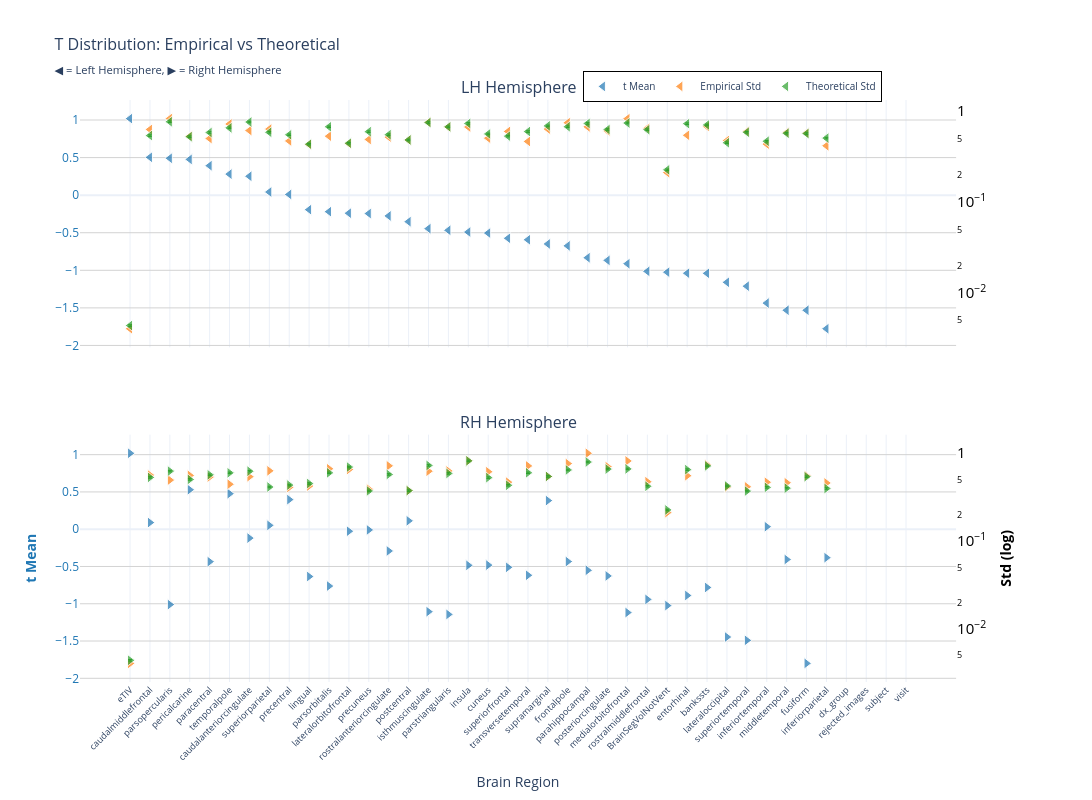
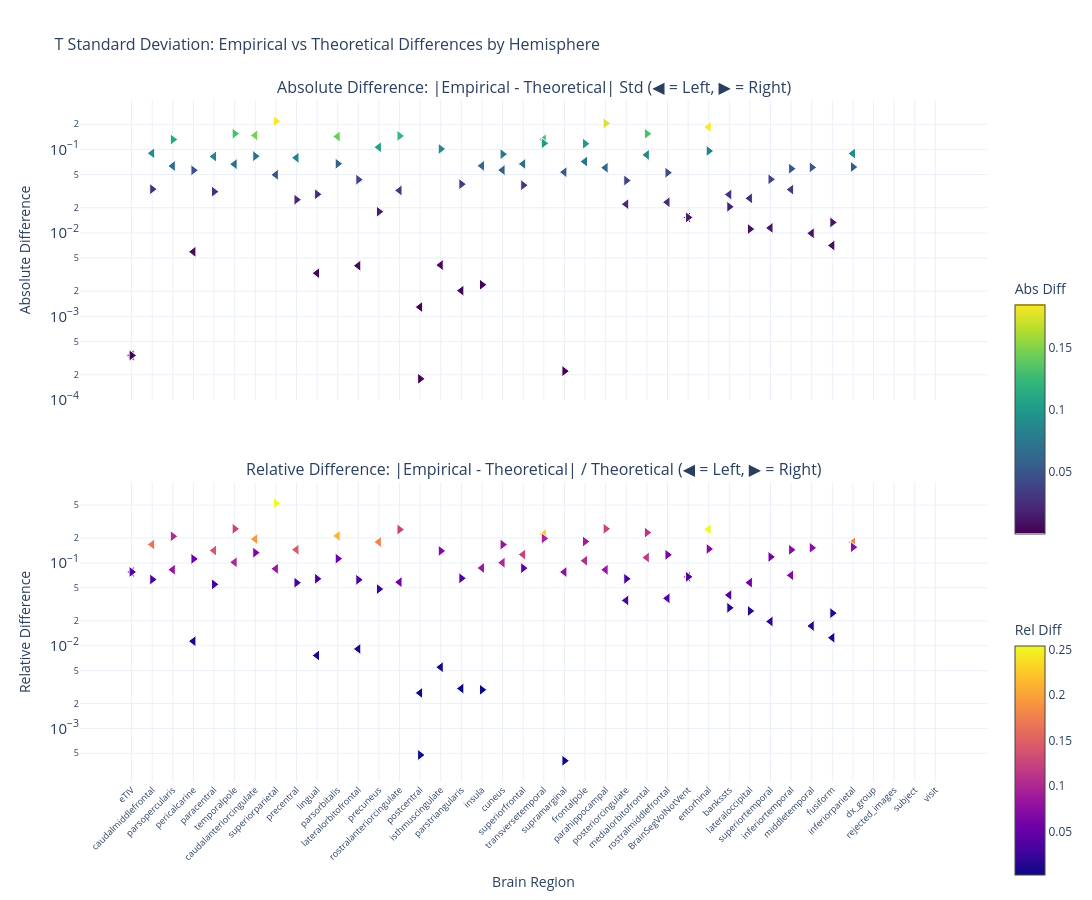

The code cell stored with these charts, in order, in its notebook:
### Markdown cell above
### t-statistic

### Code cell
nu_nav = df_npvr[(df_npvr["study"] == "longitudinal") & (df_npvr["group"] == "HC-PD")]
data_path = stats_dir / f"student_longitudinal_{METRIC}.parquet"
df, stats = get_test_stats(
    data_path,
    stat_functions_F,
    nu_nav,
    hemisphere=True,
    study="longitudinal",
    raw_values=True,
)
show_figure(stats, hemisphere=True, stat_name="t", study="longitudinal", metric=METRIC)

### Figure 1 — Plotly figure (JSON) as saved in the notebook; plotly's stock layout.template omitted (floating-point values rounded to 4 significant figures)
{"data": [{"hovertemplate": "<b>%{x}</b><br>Mean t: %{y:.2f}<br><extra></extra>", "legendgroup": "mean", "marker": {"color": "#1f77b4", "line": {"color": "white", "width": 1}, "opacity": 0.7, "size": 10, "symbol": "triangle-left"}, "mode": "markers", "name": "t Mean", "showlegend": true, "type": "scatter", "x": ["eTIV", "caudalmiddlefrontal", "parsopercularis", "pericalcarine", "paracentral", "temporalpole", "caudalanteriorcingulate", "superiorparietal", "precentral", "lingual", "parsorbitalis", "lateralorbitofrontal", "precuneus", "rostralanteriorcingulate", "postcentral", "isthmuscingulate", "parstriangularis", "insula", "cuneus", "superiorfrontal", "transversetemporal", "supramarginal", "frontalpole", "parahippocampal", "posteriorcingulate", "medialorbitofrontal", "rostralmiddlefrontal", "BrainSegVolNotVent", "entorhinal", "bankssts", "lateraloccipital", "superiortemporal", "inferiortemporal", "middletemporal", "fusiform", "inferiorparietal", "dx_group", "rejected_images", "subject", "visit"], "xaxis": "x", "y": [1.019, 0.5036, 0.4909, 0.4761, 0.3922, 0.2801, 0.2514, 0.04185, 0.009773, -0.1929, -0.2196, -0.2399, -0.2448, -0.2766, -0.3529, -0.4455, -0.4677, -0.4909, -0.5044, -0.5739, -0.5933, -0.6493, -0.6748, -0.8328, -0.8677, -0.9122, -1.014, -1.025, -1.039, -1.04, -1.16, -1.211, -1.436, -1.531, -1.531, -1.777, NaN, NaN, NaN, NaN], "yaxis": "y"}, {"hovertemplate": "<b>%{x}</b><br>Empirical Std: %{y:.3f}<br><extra></extra>", "legendgroup": "empirical", "marker": {"color": "#ff7f0e", "line": {"color": "white", "width": 1}, "opacity": 0.7, "size": 10, "symbol": "triangle-left"}, "mode": "markers", "name": "Empirical Std", "showlegend": true, "type": "scatter", "x": ["eTIV", "caudalmiddlefrontal", "parsopercularis", "pericalcarine", "paracentral", "temporalpole", "caudalanteriorcingulate", "superiorparietal", "precentral", "lingual", "parsorbitalis", "lateralorbitofrontal", "precuneus", "rostralanteriorcingulate", "postcentral", "isthmuscingulate", "parstriangularis", "insula", "cuneus", "superiorfrontal", "transversetemporal", "supramarginal", "frontalpole", "parahippocampal", "posteriorcingulate", "medialorbitofrontal", "rostralmiddlefrontal", "BrainSegVolNotVent", "entorhinal", "bankssts", "lateraloccipital", "superiortemporal", "inferiortemporal", "middletemporal", "fusiform", "inferiorparietal", "dx_group", "rejected_images", "subject", "visit"], "xaxis": "x", "y": [0.004039, 0.6281, 0.827, 0.5294, 0.4995, 0.7209, 0.6117, 0.6346, 0.4697, 0.4296, 0.5298, 0.4397, 0.4877, 0.5183, 0.4805, 0.7534, 0.6692, 0.6688, 0.5046, 0.5977, 0.4636, 0.6345, 0.7448, 0.6711, 0.6052, 0.8257, 0.6482, 0.2106, 0.5424, 0.6758, 0.4746, 0.5968, 0.4335, 0.5811, 0.5735, 0.4156, NaN, NaN, NaN, NaN], "yaxis": "y2"}, {"error_y": {"array": [8.702e-05, 0.01069, 0.01518, 0.0104, 0.01156, 0.013, 0.01508, 0.01162, 0.01091, 0.008602, 0.01336, 0.008816, 0.0118, 0.01094, 0.009572, 0.01489, 0.01334, 0.01455, 0.01115, 0.01054, 0.01184, 0.01367, 0.01338, 0.01454, 0.01246, 0.0147, 0.01242, 0.00449, 0.01446, 0.014, 0.008915, 0.01163, 0.009269, 0.01135, 0.01125, 0.01003, NaN, NaN, NaN, NaN], "arrayminus": [8.529e-05, 0.01048, 0.01488, 0.0102, 0.01133, 0.01274, 0.01478, 0.01139, 0.01069, 0.008431, 0.0131, 0.008642, 0.01157, 0.01072, 0.009382, 0.01459, 0.01307, 0.01426, 0.01093, 0.01034, 0.0116, 0.0134, 0.01311, 0.01425, 0.01222, 0.01441, 0.01217, 0.0044, 0.01417, 0.01372, 0.008739, 0.0114, 0.009086, 0.01112, 0.01103, 0.009834, NaN, NaN, NaN, NaN], "color": "#2ca02c", "thickness": 1, "type": "data", "visible": true, "width": 2}, "hovertemplate": "<b>%{x}</b><br>Theoretical Std: %{y:.3f}<br><extra></extra>", "legendgroup": "theoretical", "marker": {"color": "#2ca02c", "line": {"color": "white", "width": 1}, "opacity": 0.7, "size": 10, "symbol": "triangle-left"}, "mode": "markers", "name": "Theoretical Std", "showlegend": true, "type": "scatter", "x": ["eTIV", "caudalmiddlefrontal", "parsopercularis", "pericalcarine", "paracentral", "temporalpole", "caudalanteriorcingulate", "superiorparietal", "precentral", "lingual", "parsorbitalis", "lateralorbitofrontal", "precuneus", "rostralanteriorcingulate", "postcentral", "isthmuscingulate", "parstriangularis", "insula", "cuneus", "superiorfrontal", "transversetemporal", "supramarginal", "frontalpole", "parahippocampal", "posteriorcingulate", "medialorbitofrontal", "rostralmiddlefrontal", "BrainSegVolNotVent", "entorhinal", "bankssts", "lateraloccipital", "superiortemporal", "inferiortemporal", "middletemporal", "fusiform", "inferiorparietal", "dx_group", "rejected_images", "subject", "visit"], "xaxis": "x", "y": [0.004379, 0.5382, 0.7638, 0.5235, 0.5818, 0.6543, 0.759, 0.585, 0.549, 0.4329, 0.6725, 0.4437, 0.594, 0.5506, 0.4818, 0.7493, 0.6712, 0.7323, 0.5611, 0.5307, 0.5959, 0.6879, 0.6732, 0.7315, 0.6273, 0.7397, 0.6249, 0.226, 0.7276, 0.7046, 0.4487, 0.5853, 0.4665, 0.5712, 0.5664, 0.5049, NaN, NaN, NaN, NaN], "yaxis": "y2"}, {"hovertemplate": "<b>%{x}</b><br>Mean t: %{y:.2f}<br><extra></extra>", "legendgroup": "mean", "marker": {"color": "#1f77b4", "line": {"color": "white", "width": 1}, "opacity": 0.7, "size": 10, "symbol": "triangle-right"}, "mode": "markers", "name": "t Mean", "showlegend": false, "type": "scatter", "x": ["eTIV", "pericalcarine", "temporalpole", "precentral", "supramarginal", "postcentral", "caudalmiddlefrontal", "superiorparietal", "inferiortemporal", "precuneus", "lateralorbitofrontal", "caudalanteriorcingulate", "rostralanteriorcingulate", "inferiorparietal", "middletemporal", "frontalpole", "paracentral", "cuneus", "insula", "superiorfrontal", "parahippocampal", "transversetemporal", "posteriorcingulate", "lingual", "parsorbitalis", "bankssts", "entorhinal", "rostralmiddlefrontal", "parsopercularis", "BrainSegVolNotVent", "isthmuscingulate", "medialorbitofrontal", "parstriangularis", "lateraloccipital", "superiortemporal", "fusiform", "dx_group", "rejected_images", "subject", "visit"], "xaxis": "x2", "y": [1.019, 0.5294, 0.4764, 0.3969, 0.3838, 0.1122, 0.08927, 0.05151, 0.03375, -0.009612, -0.02707, -0.1193, -0.2919, -0.3816, -0.4063, -0.434, -0.4353, -0.4818, -0.4847, -0.5116, -0.5519, -0.6181, -0.6268, -0.6347, -0.7628, -0.7816, -0.8889, -0.9417, -1.011, -1.025, -1.106, -1.118, -1.143, -1.446, -1.491, -1.8, NaN, NaN, NaN, NaN], "yaxis": "y3"}, {"hovertemplate": "<b>%{x}</b><br>Empirical Std: %{y:.3f}<br><extra></extra>", "legendgroup": "empirical", "marker": {"color": "#ff7f0e", "line": {"color": "white", "width": 1}, "opacity": 0.7, "size": 10, "symbol": "triangle-right"}, "mode": "markers", "name": "Empirical Std", "showlegend": false, "type": "scatter", "x": ["eTIV", "pericalcarine", "temporalpole", "precentral", "supramarginal", "postcentral", "caudalmiddlefrontal", "superiorparietal", "inferiortemporal", "precuneus", "lateralorbitofrontal", "caudalanteriorcingulate", "rostralanteriorcingulate", "inferiorparietal", "middletemporal", "frontalpole", "paracentral", "cuneus", "insula", "superiorfrontal", "parahippocampal", "transversetemporal", "posteriorcingulate", "lingual", "parsorbitalis", "bankssts", "entorhinal", "rostralmiddlefrontal", "parsopercularis", "BrainSegVolNotVent", "isthmuscingulate", "medialorbitofrontal", "parstriangularis", "lateraloccipital", "superiortemporal", "fusiform", "dx_group", "rejected_images", "subject", "visit"], "xaxis": "x2", "y": [0.004039, 0.5589, 0.4431, 0.4084, 0.5434, 0.3749, 0.5634, 0.6296, 0.4671, 0.3898, 0.6519, 0.5408, 0.7181, 0.4582, 0.461, 0.7617, 0.5358, 0.6147, 0.8206, 0.4682, 0.9985, 0.7167, 0.7018, 0.4226, 0.6648, 0.7375, 0.5541, 0.4732, 0.4941, 0.2106, 0.6242, 0.8164, 0.6269, 0.4123, 0.4142, 0.5534, NaN, NaN, NaN, NaN], "yaxis": "y4"}, {"error_y": {"array": [8.702e-05, 0.009988, 0.01187, 0.008611, 0.0108, 0.007446, 0.01053, 0.00819, 0.008114, 0.007387, 0.01382, 0.0124, 0.01138, 0.007881, 0.00795, 0.01281, 0.01127, 0.01047, 0.01626, 0.008562, 0.01577, 0.01189, 0.0131, 0.008974, 0.01187, 0.01425, 0.01291, 0.008356, 0.01242, 0.00449, 0.01442, 0.01316, 0.01169, 0.008412, 0.00736, 0.01073, NaN, NaN, NaN, NaN], "arrayminus": [8.529e-05, 0.00979, 0.01164, 0.00844, 0.01059, 0.007298, 0.01032, 0.008027, 0.007953, 0.007241, 0.01354, 0.01215, 0.01116, 0.007725, 0.007793, 0.01256, 0.01104, 0.01026, 0.01593, 0.008392, 0.01545, 0.01165, 0.01284, 0.008796, 0.01164, 0.01396, 0.01266, 0.00819, 0.01218, 0.0044, 0.01413, 0.0129, 0.01146, 0.008245, 0.007214, 0.01052, NaN, NaN, NaN, NaN], "color": "#2ca02c", "thickness": 1, "type": "data", "visible": true, "width": 2}, "hovertemplate": "<b>%{x}</b><br>Theoretical Std: %{y:.3f}<br><extra></extra>", "legendgroup": "theoretical", "marker": {"color": "#2ca02c", "line": {"color": "white", "width": 1}, "opacity": 0.7, "size": 10, "symbol": "triangle-right"}, "mode": "markers", "name": "Theoretical Std", "showlegend": false, "type": "scatter", "x": ["eTIV", "pericalcarine", "temporalpole", "precentral", "supramarginal", "postcentral", "caudalmiddlefrontal", "superiorparietal", "inferiortemporal", "precuneus", "lateralorbitofrontal", "caudalanteriorcingulate", "rostralanteriorcingulate", "inferiorparietal", "middletemporal", "frontalpole", "paracentral", "cuneus", "insula", "superiorfrontal", "parahippocampal", "transversetemporal", "posteriorcingulate", "lingual", "parsorbitalis", "bankssts", "entorhinal", "rostralmiddlefrontal", "parsopercularis", "BrainSegVolNotVent", "isthmuscingulate", "medialorbitofrontal", "parstriangularis", "lateraloccipital", "superiortemporal", "fusiform", "dx_group", "rejected_images", "subject", "visit"], "xaxis": "x2", "y": [0.004379, 0.5027, 0.5975, 0.4334, 0.5436, 0.3747, 0.5299, 0.4122, 0.4084, 0.3718, 0.6953, 0.6238, 0.5729, 0.3967, 0.4001, 0.6447, 0.567, 0.5269, 0.8182, 0.4309, 0.7935, 0.5984, 0.6595, 0.4517, 0.5975, 0.7169, 0.6499, 0.4205, 0.6252, 0.226, 0.7256, 0.6623, 0.5885, 0.4234, 0.3704, 0.5401, NaN, NaN, NaN, NaN], "yaxis": "y4"}], "layout": {"annotations": [{"font": {"size": 16}, "showarrow": false, "text": "LH Hemisphere", "x": 0.47, "xanchor": "center", "xref": "paper", "y": 1.0, "yanchor": "bottom", "yref": "paper"}, {"font": {"size": 16}, "showarrow": false, "text": "RH Hemisphere", "x": 0.47, "xanchor": "center", "xref": "paper", "y": 0.425, "yanchor": "bottom", "yref": "paper"}], "height": 800, "hovermode": "x", "legend": {"bgcolor": "rgba(255, 255, 255, 0.9)", "bordercolor": "black", "borderwidth": 1, "font": {"size": 10}, "orientation": "h", "x": 0.7, "xanchor": "center", "y": 1.05}, "title": {"font": {"size": 16}, "text": "T Distribution: Empirical vs Theoretical<br><sub>◀ = Left Hemisphere, ▶ = Right Hemisphere</sub>"}, "width": 1400, "xaxis": {"anchor": "y", "domain": [0.0, 0.94], "matches": "x2", "showticklabels": false}, "xaxis2": {"anchor": "y3", "domain": [0.0, 0.94], "tickangle": -45, "tickfont": {"size": 9}, "title": {"text": "Brain Region"}}, "yaxis": {"anchor": "x", "domain": [0.575, 1.0], "gridcolor": "lightgray", "showgrid": true, "tickfont": {"color": "#1f77b4"}, "title": {"font": {"color": "#1f77b4"}, "text": ""}}, "yaxis2": {"anchor": "x", "exponentformat": "power", "overlaying": "y", "showgrid": false, "side": "right", "tickfont": {"color": "black"}, "title": {"font": {"color": "black"}, "text": ""}, "type": "log"}, "yaxis3": {"anchor": "x2", "domain": [0.0, 0.425], "gridcolor": "lightgray", "showgrid": true, "tickfont": {"color": "#1f77b4"}, "title": {"font": {"color": "#1f77b4"}, "text": "<b>t Mean</b>"}}, "yaxis4": {"anchor": "x2", "exponentformat": "power", "overlaying": "y3", "showgrid": false, "side": "right", "tickfont": {"color": "black"}, "title": {"font": {"color": "black"}, "text": "<b>Std (log)</b>"}, "type": "log"}}}

### Figure 2 — Plotly figure (JSON) as saved in the notebook; plotly's stock layout.template omitted (floating-point values rounded to 4 significant figures)
{"data": [{"hovertemplate": "<b>%{x}</b><br>Hemisphere: %{text}<br>Abs Diff: %{y:.4f}<br><extra></extra>", "legendgroup": "abs_lh", "marker": {"color": [0.0003408, 0.08995, 0.06324, 0.005937, 0.08225, 0.06659, 0.1472, 0.04968, 0.07931, 0.003296, 0.1427, 0.004048, 0.1062, 0.03225, 0.001293, 0.004116, 0.002034, 0.06355, 0.05652, 0.06703, 0.1323, 0.05338, 0.07155, 0.06042, 0.02209, 0.08599, 0.02332, 0.01534, 0.1852, 0.02881, 0.02594, 0.01148, 0.03304, 0.009892, 0.007068, 0.08932, NaN, NaN, NaN, NaN], "colorbar": {"len": 0.4, "title": {"text": "Abs Diff"}, "y": 0.75, "yanchor": "top"}, "colorscale": [[0.0, "#440154"], [0.1111, "#482878"], [0.2222, "#3e4989"], [0.3333, "#31688e"], [0.4444, "#26828e"], [0.5556, "#1f9e89"], [0.6667, "#35b779"], [0.7778, "#6ece58"], [0.8889, "#b5de2b"], [1.0, "#fde725"]], "line": {"color": "white", "width": 1}, "showscale": true, "size": 10, "symbol": "triangle-left"}, "mode": "markers", "name": "Absolute (lh)", "showlegend": false, "text": ["lh", "lh", "lh", "lh", "lh", "lh", "lh", "lh", "lh", "lh", "lh", "lh", "lh", "lh", "lh", "lh", "lh", "lh", "lh", "lh", "lh", "lh", "lh", "lh", "lh", "lh", "lh", "lh", "lh", "lh", "lh", "lh", "lh", "lh", "lh", "lh", "lh", "lh", "lh", "lh"], "type": "scatter", "x": ["eTIV", "caudalmiddlefrontal", "parsopercularis", "pericalcarine", "paracentral", "temporalpole", "caudalanteriorcingulate", "superiorparietal", "precentral", "lingual", "parsorbitalis", "lateralorbitofrontal", "precuneus", "rostralanteriorcingulate", "postcentral", "isthmuscingulate", "parstriangularis", "insula", "cuneus", "superiorfrontal", "transversetemporal", "supramarginal", "frontalpole", "parahippocampal", "posteriorcingulate", "medialorbitofrontal", "rostralmiddlefrontal", "BrainSegVolNotVent", "entorhinal", "bankssts", "lateraloccipital", "superiortemporal", "inferiortemporal", "middletemporal", "fusiform", "inferiorparietal", "dx_group", "rejected_images", "subject", "visit"], "xaxis": "x", "y": [0.0003408, 0.08995, 0.06324, 0.005937, 0.08225, 0.06659, 0.1472, 0.04968, 0.07931, 0.003296, 0.1427, 0.004048, 0.1062, 0.03225, 0.001293, 0.004116, 0.002034, 0.06355, 0.05652, 0.06703, 0.1323, 0.05338, 0.07155, 0.06042, 0.02209, 0.08599, 0.02332, 0.01534, 0.1852, 0.02881, 0.02594, 0.01148, 0.03304, 0.009892, 0.007068, 0.08932, NaN, NaN, NaN, NaN], "yaxis": "y"}, {"hovertemplate": "<b>%{x}</b><br>Hemisphere: %{text}<br>Rel Diff: %{y:.2%}<br><extra></extra>", "legendgroup": "rel_lh", "marker": {"color": [0.07782, 0.1671, 0.08279, 0.01134, 0.1414, 0.1018, 0.194, 0.08492, 0.1445, 0.007614, 0.2121, 0.009122, 0.1788, 0.05858, 0.002684, 0.005494, 0.003031, 0.08678, 0.1007, 0.1263, 0.222, 0.0776, 0.1063, 0.08259, 0.03522, 0.1163, 0.03732, 0.06787, 0.2545, 0.04089, 0.05782, 0.01962, 0.07081, 0.01732, 0.01248, 0.1769, NaN, NaN, NaN, NaN], "colorbar": {"len": 0.4, "title": {"text": "Rel Diff"}, "y": 0.25, "yanchor": "top"}, "colorscale": [[0.0, "#0d0887"], [0.1111, "#46039f"], [0.2222, "#7201a8"], [0.3333, "#9c179e"], [0.4444, "#bd3786"], [0.5556, "#d8576b"], [0.6667, "#ed7953"], [0.7778, "#fb9f3a"], [0.8889, "#fdca26"], [1.0, "#f0f921"]], "line": {"color": "white", "width": 1}, "showscale": true, "size": 10, "symbol": "triangle-left"}, "mode": "markers", "name": "Relative (lh)", "showlegend": false, "text": ["lh", "lh", "lh", "lh", "lh", "lh", "lh", "lh", "lh", "lh", "lh", "lh", "lh", "lh", "lh", "lh", "lh", "lh", "lh", "lh", "lh", "lh", "lh", "lh", "lh", "lh", "lh", "lh", "lh", "lh", "lh", "lh", "lh", "lh", "lh", "lh", "lh", "lh", "lh", "lh"], "type": "scatter", "x": ["eTIV", "caudalmiddlefrontal", "parsopercularis", "pericalcarine", "paracentral", "temporalpole", "caudalanteriorcingulate", "superiorparietal", "precentral", "lingual", "parsorbitalis", "lateralorbitofrontal", "precuneus", "rostralanteriorcingulate", "postcentral", "isthmuscingulate", "parstriangularis", "insula", "cuneus", "superiorfrontal", "transversetemporal", "supramarginal", "frontalpole", "parahippocampal", "posteriorcingulate", "medialorbitofrontal", "rostralmiddlefrontal", "BrainSegVolNotVent", "entorhinal", "bankssts", "lateraloccipital", "superiortemporal", "inferiortemporal", "middletemporal", "fusiform", "inferiorparietal", "dx_group", "rejected_images", "subject", "visit"], "xaxis": "x2", "y": [0.07782, 0.1671, 0.08279, 0.01134, 0.1414, 0.1018, 0.194, 0.08492, 0.1445, 0.007614, 0.2121, 0.009122, 0.1788, 0.05858, 0.002684, 0.005494, 0.003031, 0.08678, 0.1007, 0.1263, 0.222, 0.0776, 0.1063, 0.08259, 0.03522, 0.1163, 0.03732, 0.06787, 0.2545, 0.04089, 0.05782, 0.01962, 0.07081, 0.01732, 0.01248, 0.1769, NaN, NaN, NaN, NaN], "yaxis": "y2"}, {"hovertemplate": "<b>%{x}</b><br>Hemisphere: %{text}<br>Abs Diff: %{y:.4f}<br><extra></extra>", "legendgroup": "abs_rh", "marker": {"color": [0.0003408, 0.05622, 0.1544, 0.02501, 0.0002211, 0.0001788, 0.03343, 0.2175, 0.05879, 0.01796, 0.04345, 0.08304, 0.1451, 0.06153, 0.06089, 0.117, 0.03121, 0.08778, 0.002394, 0.03728, 0.2049, 0.1183, 0.04238, 0.02903, 0.06732, 0.02055, 0.09581, 0.05268, 0.1311, 0.01534, 0.1014, 0.1541, 0.03838, 0.01112, 0.04381, 0.01335, NaN, NaN, NaN, NaN], "colorbar": {"len": 0.4, "title": {"text": "Abs Diff"}, "y": 0.75, "yanchor": "top"}, "colorscale": [[0.0, "#440154"], [0.1111, "#482878"], [0.2222, "#3e4989"], [0.3333, "#31688e"], [0.4444, "#26828e"], [0.5556, "#1f9e89"], [0.6667, "#35b779"], [0.7778, "#6ece58"], [0.8889, "#b5de2b"], [1.0, "#fde725"]], "line": {"color": "white", "width": 1}, "showscale": false, "size": 10, "symbol": "triangle-right"}, "mode": "markers", "name": "Absolute (rh)", "showlegend": false, "text": ["rh", "rh", "rh", "rh", "rh", "rh", "rh", "rh", "rh", "rh", "rh", "rh", "rh", "rh", "rh", "rh", "rh", "rh", "rh", "rh", "rh", "rh", "rh", "rh", "rh", "rh", "rh", "rh", "rh", "rh", "rh", "rh", "rh", "rh", "rh", "rh", "rh", "rh", "rh", "rh"], "type": "scatter", "x": ["eTIV", "pericalcarine", "temporalpole", "precentral", "supramarginal", "postcentral", "caudalmiddlefrontal", "superiorparietal", "inferiortemporal", "precuneus", "lateralorbitofrontal", "caudalanteriorcingulate", "rostralanteriorcingulate", "inferiorparietal", "middletemporal", "frontalpole", "paracentral", "cuneus", "insula", "superiorfrontal", "parahippocampal", "transversetemporal", "posteriorcingulate", "lingual", "parsorbitalis", "bankssts", "entorhinal", "rostralmiddlefrontal", "parsopercularis", "BrainSegVolNotVent", "isthmuscingulate", "medialorbitofrontal", "parstriangularis", "lateraloccipital", "superiortemporal", "fusiform", "dx_group", "rejected_images", "subject", "visit"], "xaxis": "x", "y": [0.0003408, 0.05622, 0.1544, 0.02501, 0.0002211, 0.0001788, 0.03343, 0.2175, 0.05879, 0.01796, 0.04345, 0.08304, 0.1451, 0.06153, 0.06089, 0.117, 0.03121, 0.08778, 0.002394, 0.03728, 0.2049, 0.1183, 0.04238, 0.02903, 0.06732, 0.02055, 0.09581, 0.05268, 0.1311, 0.01534, 0.1014, 0.1541, 0.03838, 0.01112, 0.04381, 0.01335, NaN, NaN, NaN, NaN], "yaxis": "y"}, {"hovertemplate": "<b>%{x}</b><br>Hemisphere: %{text}<br>Rel Diff: %{y:.2%}<br><extra></extra>", "legendgroup": "rel_rh", "marker": {"color": [0.07782, 0.1118, 0.2584, 0.0577, 0.0004067, 0.0004771, 0.06308, 0.5276, 0.144, 0.04829, 0.06249, 0.1331, 0.2533, 0.1551, 0.1522, 0.1816, 0.05504, 0.1666, 0.002926, 0.08651, 0.2582, 0.1977, 0.06426, 0.06428, 0.1127, 0.02866, 0.1474, 0.1253, 0.2097, 0.06787, 0.1398, 0.2326, 0.06521, 0.02626, 0.1183, 0.02472, NaN, NaN, NaN, NaN], "colorbar": {"len": 0.4, "title": {"text": "Rel Diff"}, "y": 0.25, "yanchor": "top"}, "colorscale": [[0.0, "#0d0887"], [0.1111, "#46039f"], [0.2222, "#7201a8"], [0.3333, "#9c179e"], [0.4444, "#bd3786"], [0.5556, "#d8576b"], [0.6667, "#ed7953"], [0.7778, "#fb9f3a"], [0.8889, "#fdca26"], [1.0, "#f0f921"]], "line": {"color": "white", "width": 1}, "showscale": false, "size": 10, "symbol": "triangle-right"}, "mode": "markers", "name": "Relative (rh)", "showlegend": false, "text": ["rh", "rh", "rh", "rh", "rh", "rh", "rh", "rh", "rh", "rh", "rh", "rh", "rh", "rh", "rh", "rh", "rh", "rh", "rh", "rh", "rh", "rh", "rh", "rh", "rh", "rh", "rh", "rh", "rh", "rh", "rh", "rh", "rh", "rh", "rh", "rh", "rh", "rh", "rh", "rh"], "type": "scatter", "x": ["eTIV", "pericalcarine", "temporalpole", "precentral", "supramarginal", "postcentral", "caudalmiddlefrontal", "superiorparietal", "inferiortemporal", "precuneus", "lateralorbitofrontal", "caudalanteriorcingulate", "rostralanteriorcingulate", "inferiorparietal", "middletemporal", "frontalpole", "paracentral", "cuneus", "insula", "superiorfrontal", "parahippocampal", "transversetemporal", "posteriorcingulate", "lingual", "parsorbitalis", "bankssts", "entorhinal", "rostralmiddlefrontal", "parsopercularis", "BrainSegVolNotVent", "isthmuscingulate", "medialorbitofrontal", "parstriangularis", "lateraloccipital", "superiortemporal", "fusiform", "dx_group", "rejected_images", "subject", "visit"], "xaxis": "x2", "y": [0.07782, 0.1118, 0.2584, 0.0577, 0.0004067, 0.0004771, 0.06308, 0.5276, 0.144, 0.04829, 0.06249, 0.1331, 0.2533, 0.1551, 0.1522, 0.1816, 0.05504, 0.1666, 0.002926, 0.08651, 0.2582, 0.1977, 0.06426, 0.06428, 0.1127, 0.02866, 0.1474, 0.1253, 0.2097, 0.06787, 0.1398, 0.2326, 0.06521, 0.02626, 0.1183, 0.02472, NaN, NaN, NaN, NaN], "yaxis": "y2"}], "layout": {"annotations": [{"font": {"size": 16}, "showarrow": false, "text": "Absolute Difference: |Empirical - Theoretical| Std (◀ = Left, ▶ = Right)", "x": 0.5, "xanchor": "center", "xref": "paper", "y": 1.0, "yanchor": "bottom", "yref": "paper"}, {"font": {"size": 16}, "showarrow": false, "text": "Relative Difference: |Empirical - Theoretical| / Theoretical (◀ = Left, ▶ = Right)", "x": 0.5, "xanchor": "center", "xref": "paper", "y": 0.44, "yanchor": "bottom", "yref": "paper"}], "height": 900, "hovermode": "x unified", "showlegend": false, "title": {"font": {"size": 16}, "text": "T Standard Deviation: Empirical vs Theoretical Differences by Hemisphere"}, "width": 1400, "xaxis": {"anchor": "y", "domain": [0.0, 1.0], "showticklabels": false}, "xaxis2": {"anchor": "y2", "domain": [0.0, 1.0], "tickangle": -45, "tickfont": {"size": 9}, "title": {"text": "Brain Region"}}, "yaxis": {"anchor": "x", "domain": [0.56, 1.0], "exponentformat": "power", "title": {"text": "Absolute Difference"}, "type": "log"}, "yaxis2": {"anchor": "x2", "domain": [0.0, 0.44], "exponentformat": "power", "title": {"text": "Relative Difference"}, "type": "log"}}}
